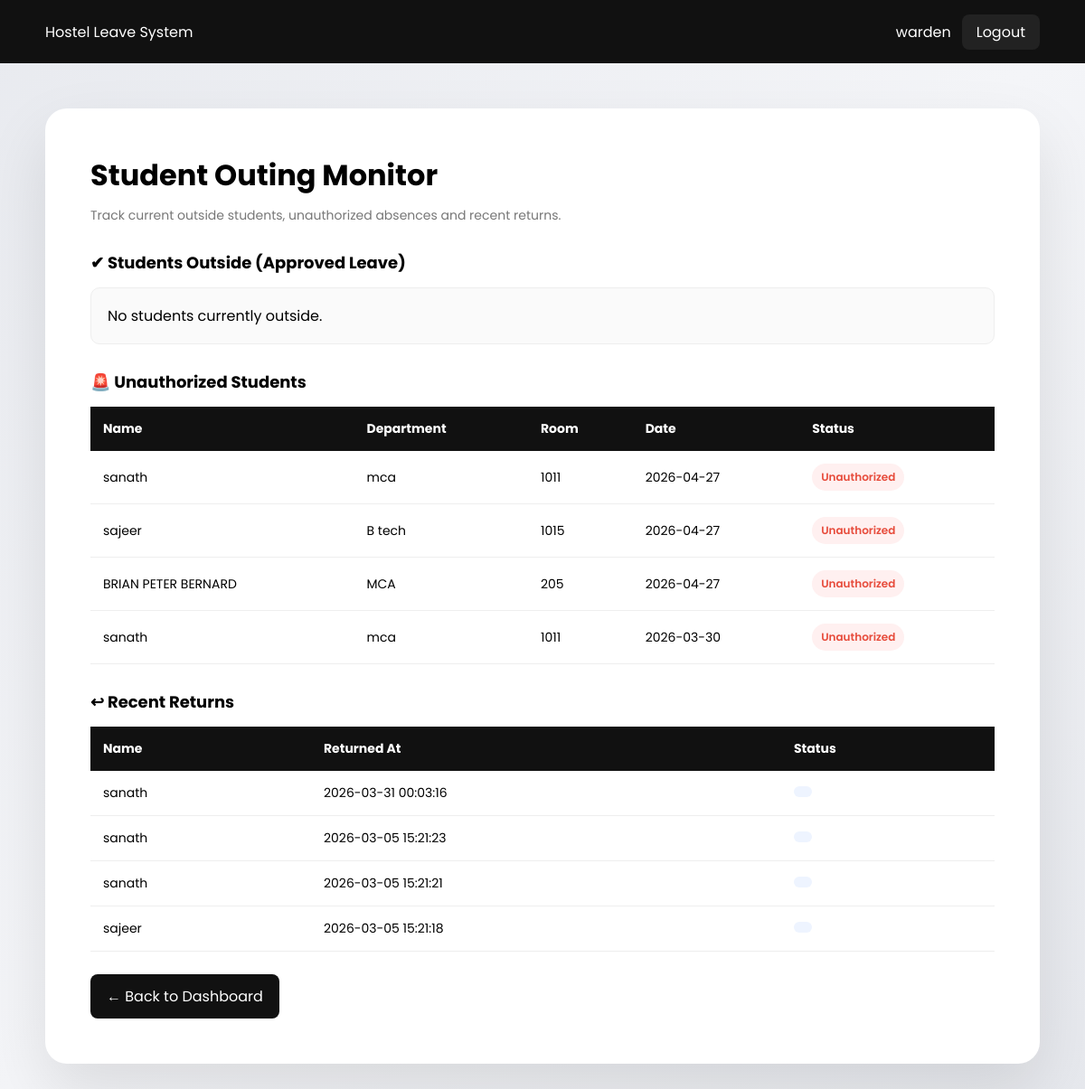
/warden/out_students.php (signed in), run on an earlier commit of the app's database.
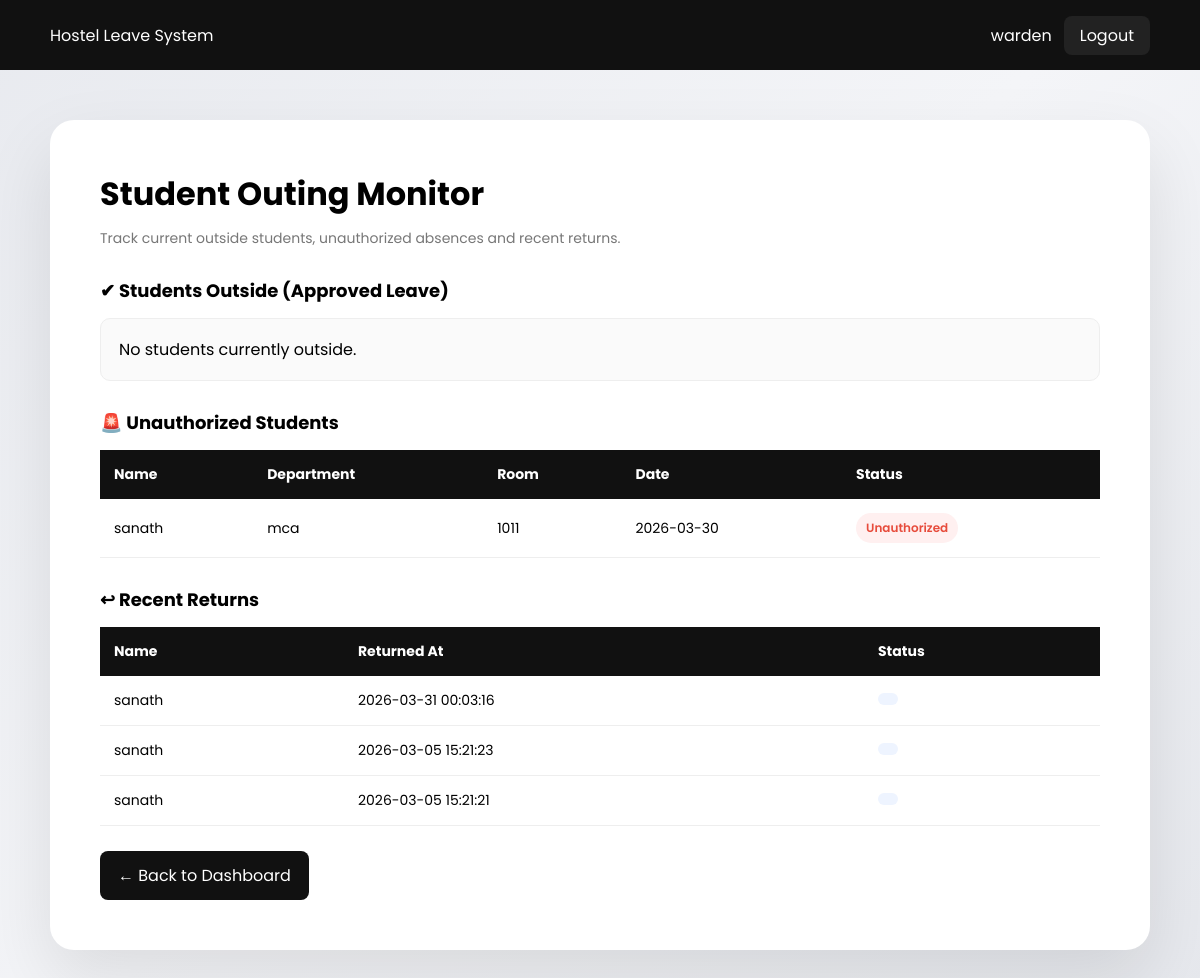
And on a later commit of the database.
### tables this page shows
CREATE TABLE `attendance` (
  `id` int(11) NOT NULL,
  `user_id` int(11) NOT NULL,
  `date` date NOT NULL,
  `status` enum('Present','Absent','Leave') DEFAULT 'Present',
  `remark` enum('Normal','Unauthorized') DEFAULT 'Normal',
  `marked_by` int(11) DEFAULT NULL,
  `created_at` timestamp NOT NULL DEFAULT current_timestamp()
);

CREATE TABLE `users` (
  `id` int(11) NOT NULL,
  `role_id` int(11) NOT NULL,
  `name` varchar(100) NOT NULL,
  `username` varchar(50) NOT NULL,
  `password` varchar(255) NOT NULL,
  `email` varchar(100) DEFAULT NULL,
  `parent_email` varchar(100) DEFAULT NULL,
  `teacher_email` varchar(100) DEFAULT NULL,
  `created_at` timestamp NOT NULL DEFAULT current_timestamp(),
  `register_number` varchar(50) DEFAULT NULL
);

CREATE TABLE `student_profiles` (
  `id` int(11) NOT NULL,
  `user_id` int(11) NOT NULL,
  `register_number` varchar(50) DEFAULT NULL,
  `department` varchar(100) DEFAULT NULL,
  `year` int(11) DEFAULT NULL,
  `room_number` varchar(20) DEFAULT NULL,
  `phone` varchar(15) DEFAULT NULL
);

CREATE TABLE `hostel_leaves` (
  `id` int(11) NOT NULL,
  `student_id` int(11) NOT NULL,
  `leave_type_id` int(11) NOT NULL,
  `from_datetime` datetime NOT NULL,
  `to_datetime` datetime NOT NULL,
  `reason` text NOT NULL,
  `status` enum('Pending','Approved','Rejected') DEFAULT 'Pending',
  `applied_at` timestamp NOT NULL DEFAULT current_timestamp(),
  `returned_at` datetime DEFAULT NULL,
  `mess_cut` tinyint(1) NOT NULL DEFAULT 0,
  `return_status` varchar(50) DEFAULT NULL
);

### warden/out_students.php (the view, shortened to what this page needs)
<?php
include("../config/db.php");
$leaveResult = $conn->query("
SELECT hostel_leaves.id,
       hostel_leaves.student_id,
       hostel_leaves.from_datetime,
       hostel_leaves.to_datetime,
       users.name,
       student_profiles.department,
       student_profiles.room_number
FROM hostel_leaves
JOIN users ON hostel_leaves.student_id = users.id
LEFT JOIN student_profiles ON users.id = student_profiles.user_id
WHERE hostel_leaves.status='Approved'
AND hostel_leaves.returned_at IS NULL
ORDER BY hostel_leaves.from_datetime DESC
");
$unauthResult = $conn->query("
SELECT attendance.date,
       attendance.status,
       users.name,
       student_profiles.department,
       student_profiles.room_number
FROM attendance
JOIN users ON attendance.user_id = users.id
LEFT JOIN student_profiles ON users.id = student_profiles.user_id
WHERE attendance.remark='Unauthorized'
ORDER BY attendance.date DESC
");
$returnedResult = $conn->query("
SELECT hostel_leaves.returned_at,
       hostel_leaves.return_status,
       users.name
FROM hostel_leaves
JOIN users ON hostel_leaves.student_id = users.id
WHERE hostel_leaves.returned_at IS NOT NULL
ORDER BY hostel_leaves.returned_at DESC
LIMIT 10
");
?>
<!DOCTYPE html>
<html>
<head>
</head>
<body>
<div class="topbar">
<div>Hostel Leave System</div>
<div>
<?php echo $_SESSION["username"]; ?>
<a href="../auth/logout.php" class="logout-btn">Logout</a>
</div>
</div>
<div class="container">
<h1>Student Outing Monitor</h1>
<div class="sub">Track current outside students, unauthorized absences and recent returns.</div>
<div class="section">
<h2>✔ Students Outside (Approved Leave)</h2>
<?php if($leaveResult->num_rows > 0){ ?>
<table>
<tr>
<th>Name</th>
<th>Department</th>
<th>Room</th>
<th>From</th>
<th>To</th>
<th>Action</th>
</tr>
<?php while($row = $leaveResult->fetch_assoc()){ ?>
<tr>
<td><?php echo htmlspecialchars($row["name"]); ?></td>
<td><?php echo htmlspecialchars($row["department"]); ?></td>
<td><?php echo htmlspecialchars($row["room_number"]); ?></td>
<td><?php echo htmlspecialchars($row["from_datetime"]); ?></td>
<td><?php echo htmlspecialchars($row["to_datetime"]); ?></td>
<td>
<a class="btn"
href="mark_returned.php?id=<?php echo $row['id']; ?>"
onclick="return returnConfirm()">Mark Returned</a>
</td>
</tr>
<?php } ?>
</table>
<?php } else { ?>
<div class="empty">No students currently outside.</div>
<?php } ?>
</div>
<div class="section">
<h2>🚨 Unauthorized Students</h2>
<?php if($unauthResult->num_rows > 0){ ?>
<table>
<tr>
<th>Name</th>
<th>Department</th>
<th>Room</th>
<th>Date</th>
<th>Status</th>
</tr>
<?php while($row = $unauthResult->fetch_assoc()){ ?>
<tr>
<td><?php echo htmlspecialchars($row["name"]); ?></td>
<td><?php echo htmlspecialchars($row["department"]); ?></td>
<td><?php echo htmlspecialchars($row["room_number"]); ?></td>
<td><?php echo htmlspecialchars($row["date"]); ?></td>
<td><span class="badge red">Unauthorized</span></td>
</tr>
<?php } ?>
</table>
<?php } else { ?>
<div class="empty">No unauthorized students found.</div>
<?php } ?>
</div>
<div class="section">
<h2>↩ Recent Returns</h2>
<?php if($returnedResult->num_rows > 0){ ?>
<table>
<tr>
<th>Name</th>
<th>Returned At</th>
<th>Status</th>
</tr>
<?php while($row = $returnedResult->fetch_assoc()){ ?>
<tr>
<td><?php echo htmlspecialchars($row["name"]); ?></td>
<td><?php echo htmlspecialchars($row["returned_at"]); ?></td>
<td>
<span class="badge blue">
</span>
</td>
</tr>
<?php } ?>
</table>
<?php } else { ?>
<div class="empty">No returned students yet.</div>
<?php } ?>
</div>
<a href="dashboard.php" class="back-btn">← Back to Dashboard</a>
</div>
</body>
</html>

What changed in the data, as far as the page shows it:
no longer on this page (row edited): attendance: user.name "sanath", student_profiles.department "mca", student_profiles.room_number "1011", date "2026-04-27"
no longer on this page (row unchanged): attendance: user.name "sajeer", student_profiles.department "B tech", student_profiles.room_number "1015", date "2026-04-27"
no longer on this page (row unchanged): attendance: user.name "BRIAN PETER BERNARD", student_profiles.department "MCA", student_profiles.room_number "205", date "2026-04-27"
removed hostel_leaves: student.name "sajeer", returned_at "2026-03-05 15:21:18"
